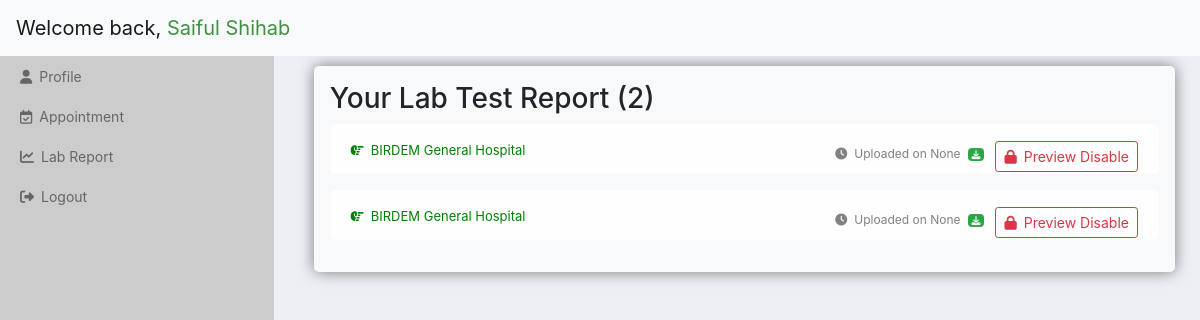
/p_report (signed in), run on an earlier commit of the app's database.
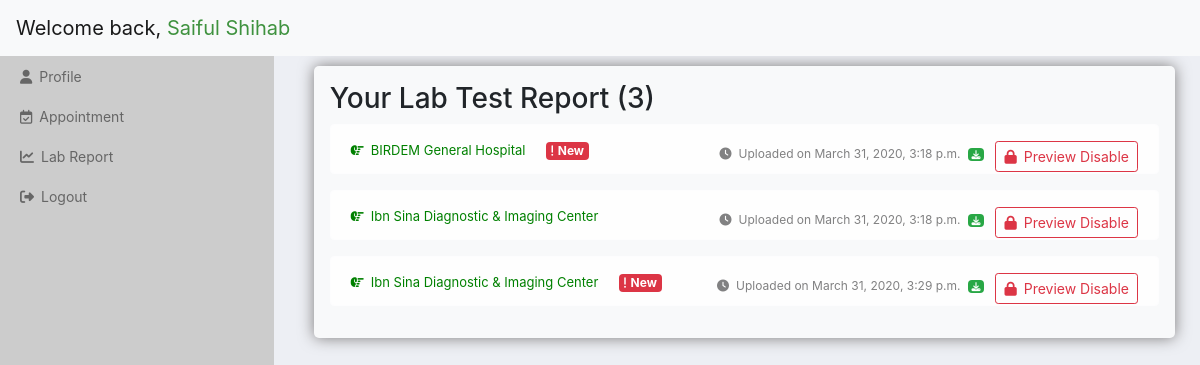
And on a later commit of the database.
### home/models.py (models this page shows, shortened)
class lab_report(models.Model):
    o_name = models.ForeignKey(organization, on_delete=models.CASCADE)
    o_email = models.CharField(max_length=254)
    o_tel = models.CharField(max_length=100)
    o_address = models.CharField(max_length=200)
    p_name = models.CharField(max_length=100)
    p_age = models.CharField(max_length=3)
    p_phone = models.CharField(max_length=11)
    test_1 = models.CharField(max_length=100)
    test1_desc = models.TextField(max_length=500)
    test_2 = models.CharField(max_length=100)
    test2_desc = models.TextField(max_length=500)
    test_3 = models.CharField(max_length=100)
    test3_desc = models.TextField(max_length=500)
    test_4 = models.CharField(max_length=100)
    test4_desc = models.TextField(max_length=500)
    test_5 = models.CharField(max_length=100)
    test5_desc = models.TextField(max_length=500)
    submit_date = models.DateTimeField(default=timezone.now())
    seen = models.BooleanField(default=False)
    preview = models.BooleanField(default=True)
    p_identity = models.ForeignKey(patient, on_delete=models.CASCADE)
    def get_report(self):
        return f"view_report/{self.id}/"
    def download_report(self):
        return f"DownloadReportasPDF/{self.id}/"
    def preview_report(self):
        return f"preview_reportt/{self.id}"

class organization(models.Model):
    name = models.CharField(max_length=200)
    email = models.CharField(max_length=254)
    tel = models.CharField(max_length=100)
    address = models.CharField(max_length=200)
    def __str__(self):
        return self.name

### patient/views.py (the view)
# urls.py: path('p_report', views.p_report, name="p_report"),
def p_report(request):
    if request.session.has_key('pemail'):
        this_user = patient.objects.get(pemail=request.session.get('pemail'))
        if(this_user.patient_name == "" or
                this_user.father_name == "" or
                this_user.mother_name == "" or
                this_user.phone == ""):
                return redirect('p_profile')
        else:
            has_report = lab_report.objects.filter(p_identity=this_user.pk)
            if has_report:
                context = {'pa': this_user,
                'has_report':has_report
                }
            else:
                context = {'pa': this_user,
                'msg':"You have no report right now!"}
            return render(request, 'patient/report.html', context)
    else:
        return redirect('login')

### templates/patient/report.html
{% extends 'patient/p_base.html' %}
{% load crispy_forms_tags %}
{% block content %}
<div class="preport bg-light p-3">
    <h3 class="mb-2">Your Lab Test Report {% if has_report %}({{ has_report.count }}){%endif%}</h3>
    {% if msg %}
    <p class="alert alert-danger"><i class="fas fa-exclamation-circle"></i>{{ msg }}</p>
    {% else %}
    <div class="report_list">
        {% if has_report %}
        {% for r in has_report %}
        <p class="alert alert-light">
            <a class="mr-3" style="font-size: 13px;color:green" target="_blank" href="{{ r.get_report }}"><i class="fas fa-hand-point-right"></i>{{r.o_name}}</a>
            {% if r.seen == False %}
            <span class="badge badge-danger"><i style="margin-right:4px;" class="fas fa-exclamation"></i>New</span>
            {% endif %}
            <span style="font-size:12px" class="float-right mt-1"><i class="fas fa-clock"></i>Uploaded on {{r.submit_date}}
            <a href="{{ r.download_report }}" class="ml-1 badge badge-success"><i style="margin-right:0;" class="fas fa-download"></i></a>
            {% if r.preview == True %}
            <a href="{{ r.preview_report }}" style="margin-bottom: -3px;" class="ml-2 btn btn-sm btn-outline-success"><i class="fas fa-unlock"></i>Preview Enable</a>
            {% else %}
            <a href="{{ r.preview_report }}" style="margin-bottom: -3px;" class="ml-2 btn btn-sm btn-outline-danger"><i class="fas fa-lock"></i>Preview Disable</a>
            {% endif %}
            </span>
        </p>
        {% endfor %}
        {% endif %}
    </div>
    {% endif %}
</div>
{% endblock %}

What changed in the data, as far as the page shows it:
removed lab_report: o_name "BIRDEM General Hospital", submit_date "None"
removed lab_report: o_name "BIRDEM General Hospital", submit_date "None"
added lab_report: o_name "BIRDEM General Hospital", seen False (drawn), submit_date "March 31, 2020, 3:18 p.m."
added lab_report: o_name "Ibn Sina Diagnostic & Imaging Center", submit_date "March 31, 2020, 3:18 p.m."
added lab_report: o_name "Ibn Sina Diagnostic & Imaging Center", seen False (drawn), submit_date "March 31, 2020, 3:29 p.m."
Also different on the page:
{{ has_report.count }}: "2" → "3"
